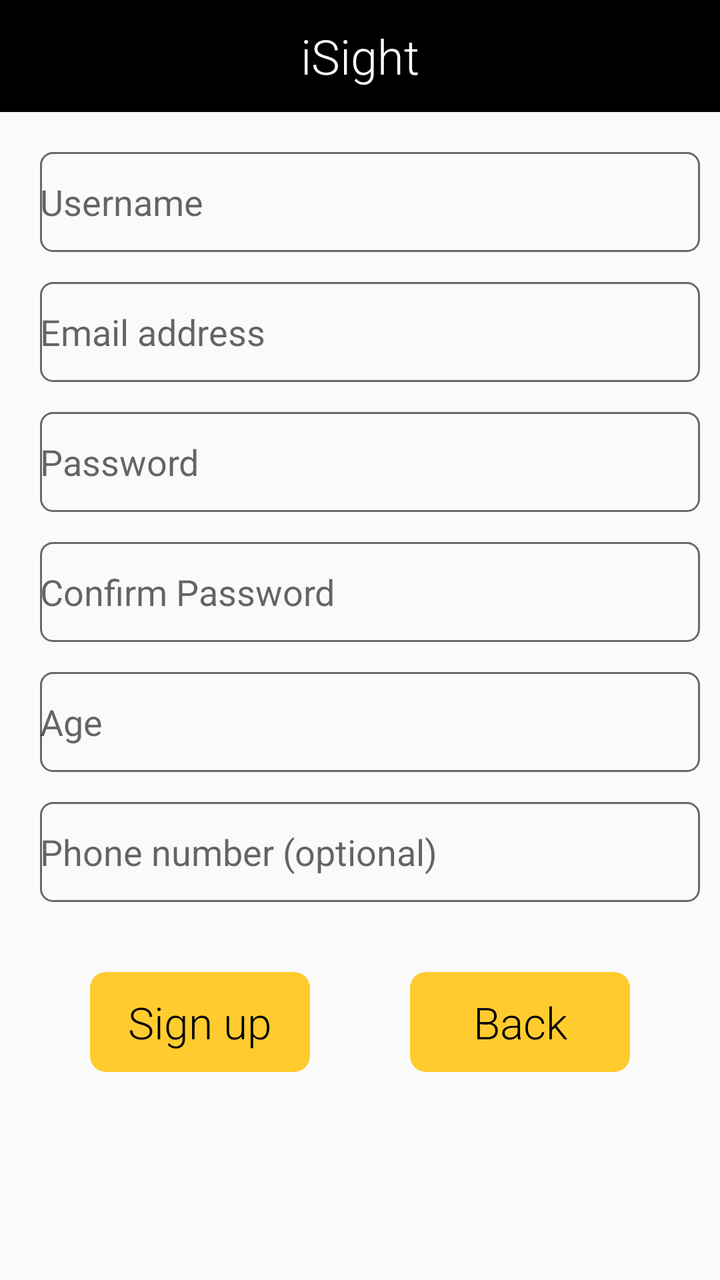
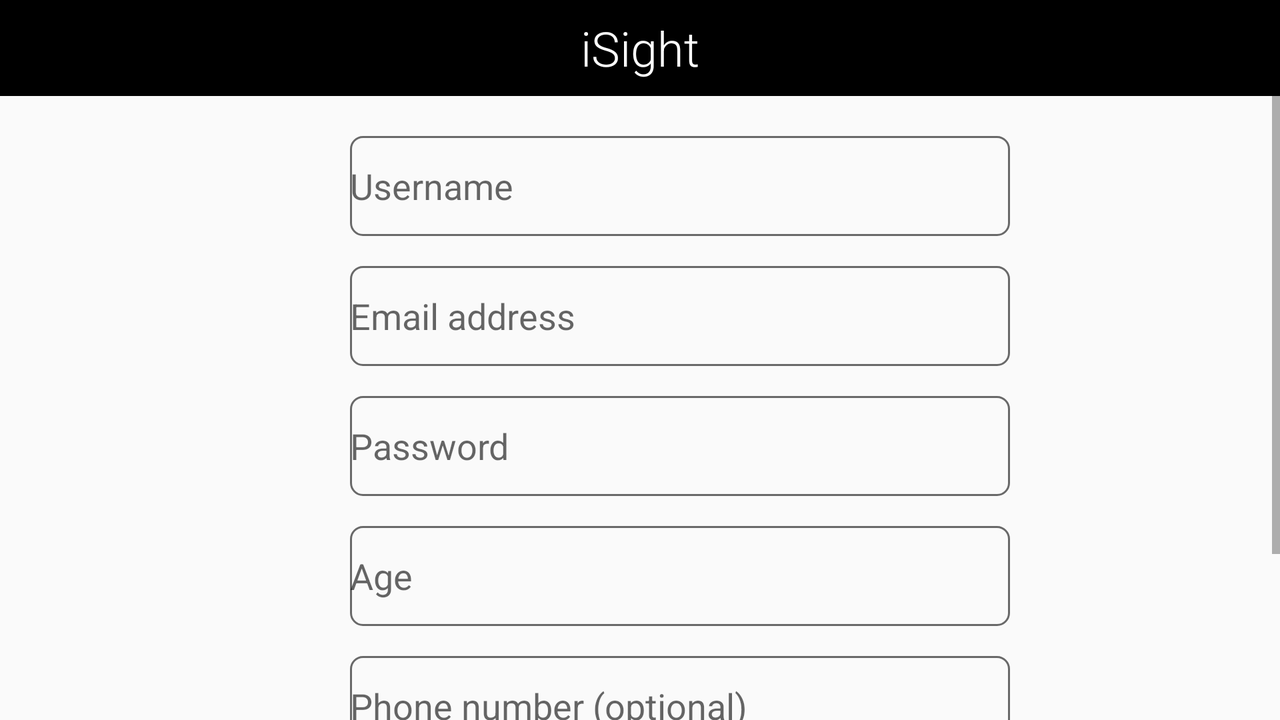

One screen, two layout resources from the same app: the default and the author's alternative for another configuration. Each is rendered where Android would select it; the XML of both is given below.
<!-- AndroidManifest.xml: application theme AppTheme -->
<!-- res/layout/activity_sign_up.xml -->
<?xml version="1.0" encoding="utf-8"?>
<LinearLayout xmlns:android="http://schemas.android.com/apk/res/android"
    xmlns:tools="http://schemas.android.com/tools"
    android:orientation="vertical" android:layout_width="match_parent"
    android:layout_height="match_parent"
    tools:context=".SignupActivity">

    <android.support.v7.widget.Toolbar
        android:id="@+id/toolbar_top"
        android:layout_height="wrap_content"
        android:layout_width="match_parent"
        android:minHeight="?attr/actionBarSize"
        android:background="@color/colorPrimary">
        <TextView
            android:layout_width="wrap_content"
            android:layout_height="wrap_content"
            android:text="@string/app_name"
            android:layout_gravity="center"
            android:id="@+id/toolbar_title"
            style="@style/ToolBarTextStyle" />
    </android.support.v7.widget.Toolbar>

    <LinearLayout
        android:layout_width="match_parent"
        android:layout_height="wrap_content"
        android:orientation="vertical">

        <EditText
            android:id="@+id/sign_up_username"
            android:layout_width="330dp"
            android:layout_height="50dp"
            android:hint="@string/username"
            android:maxLines="1"
            android:singleLine="true"
            android:background="@drawable/boundary"
            android:layout_marginTop="20dp"
            android:layout_marginLeft="20dp" />

        <EditText
            android:id="@+id/sign_up_email"
            android:layout_width="330dp"
            android:layout_height="50dp"
            android:hint="@string/email"
            android:inputType="textEmailAddress"
            android:maxLines="1"
            android:singleLine="true"
            android:background="@drawable/boundary"
            android:layout_marginTop="15dp"
            android:layout_marginLeft="20dp" />

        <EditText
            android:id="@+id/sign_up_password"
            android:layout_width="330dp"
            android:layout_height="50dp"
            android:hint="@string/password"
            android:inputType="textPassword"
            android:maxLines="1"
            android:singleLine="true"
            android:background="@drawable/boundary"
            android:layout_marginTop="15dp"
            android:layout_marginLeft="20dp" />
        <EditText
            android:id="@+id/sign_up_confirmpassword"
            android:layout_width="330dp"
            android:layout_height="50dp"
            android:hint="@string/confirmpassword"
            android:inputType="textPassword"
            android:maxLines="1"
            android:singleLine="true"
            android:background="@drawable/boundary"
            android:layout_marginTop="15dp"
            android:layout_marginLeft="20dp" />
        <EditText
            android:id="@+id/sign_up_userAge"
            android:layout_width="330dp"
            android:layout_height="50dp"
            android:hint="@string/userAge"
            android:inputType="number"
            android:maxLines="1"
            android:singleLine="true"
            android:background="@drawable/boundary"
            android:layout_marginTop="15dp"
            android:layout_marginLeft="20dp" />
        <EditText
            android:id="@+id/sign_up_userPhoneNumber"
            android:layout_width="330dp"
            android:layout_height="50dp"
            android:hint="@string/userPhoneNumber"
            android:inputType="phone"
            android:maxLines="1"
            android:singleLine="true"
            android:background="@drawable/boundary"
            android:layout_marginTop="15dp"
            android:layout_marginLeft="20dp" />

        <LinearLayout
            android:layout_width="match_parent"
            android:layout_height="wrap_content"
            android:orientation="horizontal"
            android:layout_marginTop="35dp"
            >


            <Button
                android:id="@+id/finish_sign_up_button"
                style="@style/shortButtonStyle"
                android:text="@string/action_sign_up"
                android:layout_marginLeft="45dp"
                android:layout_marginRight="25dp"
                android:layout_marginBottom="0dp" />
            <Button
                android:id="@+id/sign_up_back_button"
                style="@style/shortButtonStyle"
                android:layout_marginLeft="25dp"
                android:layout_marginRight="25dp"
                android:layout_marginBottom="0dp"
                android:text="@string/action_back"
                />
        </LinearLayout>
    </LinearLayout>


</LinearLayout>
<!-- resources referenced by this layout -->
<resources>
  <color name="colorPrimary">#000000</color>
  <!-- drawable boundary (drawable) -->
  <?xml version="1.0" encoding="utf-8"?>
  <shape xmlns:android="http://schemas.android.com/apk/res/android" android:shape="rectangle" >
      <solid android:color="#00000000" />
      <stroke android:width="1dp" android:color="#696969" />
      <corners android:radius="6dp" />
  </shape>
  <string name="action_back">Back</string>
  <string name="action_sign_up">Sign up</string>
  <string name="app_name">iSight</string>
  <string name="confirmpassword">Confirm Password</string>
  <string name="email">Email address</string>
  <string name="password">Password</string>
  <string name="userAge">Age</string>
  <string name="userPhoneNumber">Phone number (optional)</string>
  <string name="username">Username</string>
  <style name="ToolBarTextStyle" parent="RobotoTextViewStyle">
          <item name="android:fontFamily">sans-serif-light</item>
          <item name="android:textColor">@color/colorWhite</item>
          <item name="android:textSize">24sp</item>
      </style>
  <style name="shortButtonStyle" parent="RobotoButtonStyle">
          <item name="android:layout_width">110dp</item>
          <item name="android:layout_height">50dp</item>
      </style>
  <style name="AppTheme" parent="Theme.AppCompat.Light.NoActionBar">
          
          <item name="colorPrimary">@color/colorPrimary</item>
          <item name="colorPrimaryDark">@color/colorPrimaryDark</item>
          <item name="colorAccent">@color/colorAccent</item>
          <item name="android:textViewStyle">@style/RobotoTextViewStyle</item>
          <item name="buttonStyle">@style/RobotoButtonStyle</item>
      </style>
  <style name="RobotoTextViewStyle" parent="android:Widget.TextView">
          <item name="android:fontFamily">sans-serif-light</item>
      </style>
  <color name="colorWhite">#ffffff</color>
  <style name="RobotoButtonStyle" parent="android:Widget.Holo.Button">
          <item name="android:fontFamily">sans-serif-light</item>
          <item name="android:textColor">@color/colorPrimary</item>
          <item name="android:textSize">22sp</item>
          <item name="android:background">@drawable/yellowbtn</item>
      </style>
  <color name="colorPrimaryDark">#fff</color>
  <color name="colorAccent">#ffcb2f</color>
  <!-- drawable yellowbtn (drawable) -->
  <?xml version="1.0" encoding="utf-8"?>
  <selector xmlns:android="http://schemas.android.com/apk/res/android">
      <item android:state_pressed="true" >
          <shape android:shape="rectangle"  >
              <gradient android:angle="90" android:startColor="@color/colorYellow" android:endColor="@color/colorGold" />
          </shape>
      </item>
      <item android:state_focused="true">
          <shape android:shape="rectangle"  >
              <corners android:radius="3dip" />
              <gradient android:angle="90" android:startColor="@color/colorYellow" android:endColor="@color/colorGold" />
          </shape>
      </item>
      <item >
          <shape android:shape="rectangle"  >
              <corners android:radius="8dp" />
              <solid android:color="@color/colorYellow" />
          </shape>
      </item>
  </selector>
  <color name="colorYellow">#ffcb2f</color>
  <color name="colorGold">#FFFF00</color>
</resources>
<!-- res/layout-land/activity_sign_up.xml (the author's variant of the layout above) -->
<!-- drawn on the phone turned sideways -->
<?xml version="1.0" encoding="utf-8"?>
<LinearLayout xmlns:android="http://schemas.android.com/apk/res/android"
    xmlns:tools="http://schemas.android.com/tools"
    android:layout_width="match_parent"
    android:layout_height="match_parent"
    android:orientation="vertical"
    tools:context=".SignupActivity">

    <android.support.v7.widget.Toolbar
        android:id="@+id/toolbar_top"
        android:layout_width="match_parent"
        android:layout_height="wrap_content"
        android:background="@color/colorPrimary"
        android:minHeight="?attr/actionBarSize">

        <TextView
            android:id="@+id/toolbar_title"
            style="@style/ToolBarTextStyle"
            android:layout_width="wrap_content"
            android:layout_height="wrap_content"
            android:layout_gravity="center"
            android:text="@string/app_name" />
    </android.support.v7.widget.Toolbar>

    <ScrollView
        android:layout_width="match_parent"
        android:layout_height="match_parent">

        <LinearLayout
            android:layout_width="match_parent"
            android:layout_height="wrap_content"
            android:gravity="center_horizontal"
            android:orientation="vertical">

            <EditText
                android:id="@+id/username"
                android:layout_width="330dp"
                android:layout_height="50dp"
                android:layout_marginLeft="20dp"
                android:layout_marginTop="20dp"
                android:background="@drawable/boundary"
                android:hint="@string/username"
                android:maxLines="1"
                android:singleLine="true" />

            <EditText
                android:id="@+id/email"
                android:layout_width="330dp"
                android:layout_height="50dp"
                android:layout_marginLeft="20dp"
                android:layout_marginTop="15dp"
                android:background="@drawable/boundary"
                android:hint="@string/email"
                android:inputType="textEmailAddress"
                android:maxLines="1"
                android:singleLine="true" />

            <EditText
                android:id="@+id/password"
                android:layout_width="330dp"
                android:layout_height="50dp"
                android:layout_marginLeft="20dp"
                android:layout_marginTop="15dp"
                android:background="@drawable/boundary"
                android:hint="@string/password"
                android:inputType="textPassword"
                android:maxLines="1"
                android:singleLine="true" />

            <EditText
                android:id="@+id/userAge"
                android:layout_width="330dp"
                android:layout_height="50dp"
                android:layout_marginLeft="20dp"
                android:layout_marginTop="15dp"
                android:background="@drawable/boundary"
                android:hint="@string/userAge"
                android:inputType="number"
                android:maxLines="1"
                android:singleLine="true" />

            <EditText
                android:id="@+id/userPhoneNumber"
                android:layout_width="330dp"
                android:layout_height="50dp"
                android:layout_marginLeft="20dp"
                android:layout_marginTop="15dp"
                android:background="@drawable/boundary"
                android:hint="@string/userPhoneNumber"
                android:inputType="phone"
                android:maxLines="1"
                android:singleLine="true" />

            <LinearLayout
                android:layout_width="match_parent"
                android:layout_height="wrap_content"
                android:orientation="horizontal"
                android:layout_gravity="center_horizontal">


                <Button
                    android:id="@+id/finish_sign_up_button"
                    style="@style/shortButtonStyle"
                    android:layout_marginBottom="0dp"
                    android:layout_marginLeft="150dp"
                    android:layout_marginRight="25dp"
                    android:layout_marginTop="45dp"
                    android:text="@string/action_sign_up" />

                <Button
                    android:id="@+id/back_button"
                    style="@style/shortButtonStyle"
                    android:layout_marginBottom="0dp"
                    android:layout_marginLeft="100dp"
                    android:layout_marginRight="25dp"
                    android:layout_marginTop="45dp"
                    android:text="@string/action_back" />
            </LinearLayout>
        </LinearLayout>

    </ScrollView>
</LinearLayout>
<!-- resources referenced by the variant -->
<!-- as the phone turned sideways resolves them -->
<resources>
  <color name="colorPrimary">#000000</color>
  <!-- drawable boundary (drawable) -->
  <?xml version="1.0" encoding="utf-8"?>
  <shape xmlns:android="http://schemas.android.com/apk/res/android" android:shape="rectangle" >
      <solid android:color="#00000000" />
      <stroke android:width="1dp" android:color="#696969" />
      <corners android:radius="6dp" />
  </shape>
  <string name="action_back">Back</string>
  <string name="action_sign_up">Sign up</string>
  <string name="app_name">iSight</string>
  <string name="email">Email address</string>
  <string name="password">Password</string>
  <string name="userAge">Age</string>
  <string name="userPhoneNumber">Phone number (optional)</string>
  <string name="username">Username</string>
  <style name="ToolBarTextStyle" parent="RobotoTextViewStyle">
          <item name="android:fontFamily">sans-serif-light</item>
          <item name="android:textColor">@color/colorWhite</item>
          <item name="android:textSize">24sp</item>
      </style>
  <style name="shortButtonStyle" parent="RobotoButtonStyle">
          <item name="android:layout_width">110dp</item>
          <item name="android:layout_height">50dp</item>
      </style>
  <style name="AppTheme" parent="Theme.AppCompat.Light.NoActionBar">
          
          <item name="colorPrimary">@color/colorPrimary</item>
          <item name="colorPrimaryDark">@color/colorPrimaryDark</item>
          <item name="colorAccent">@color/colorAccent</item>
          <item name="android:textViewStyle">@style/RobotoTextViewStyle</item>
          <item name="buttonStyle">@style/RobotoButtonStyle</item>
      </style>
  <style name="RobotoTextViewStyle" parent="android:Widget.TextView">
          <item name="android:fontFamily">sans-serif-light</item>
      </style>
  <color name="colorWhite">#ffffff</color>
  <style name="RobotoButtonStyle" parent="android:Widget.Holo.Button">
          <item name="android:fontFamily">sans-serif-light</item>
          <item name="android:textColor">@color/colorPrimary</item>
          <item name="android:textSize">22sp</item>
          <item name="android:background">@drawable/yellowbtn</item>
      </style>
  <color name="colorPrimaryDark">#fff</color>
  <color name="colorAccent">#ffcb2f</color>
  <!-- drawable yellowbtn (drawable) -->
  <?xml version="1.0" encoding="utf-8"?>
  <selector xmlns:android="http://schemas.android.com/apk/res/android">
      <item android:state_pressed="true" >
          <shape android:shape="rectangle"  >
              <gradient android:angle="90" android:startColor="@color/colorYellow" android:endColor="@color/colorGold" />
          </shape>
      </item>
      <item android:state_focused="true">
          <shape android:shape="rectangle"  >
              <corners android:radius="3dip" />
              <gradient android:angle="90" android:startColor="@color/colorYellow" android:endColor="@color/colorGold" />
          </shape>
      </item>
      <item >
          <shape android:shape="rectangle"  >
              <corners android:radius="8dp" />
              <solid android:color="@color/colorYellow" />
          </shape>
      </item>
  </selector>
  <color name="colorYellow">#ffcb2f</color>
  <color name="colorGold">#FFFF00</color>
</resources>
